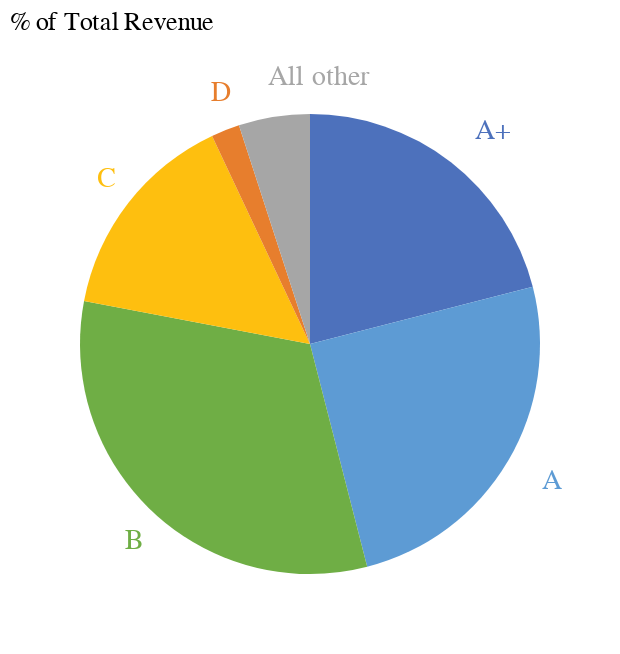

Notebook code for this chart:
### Markdown cell above
The pie chart above can now be easily modified to represent the percentage of total revenue.

### Code cell
# % of Revenue Pie Chart

base = alt.Chart(table_charts, title = alt.Title(r"% of Total Revenue",  anchor = 'start', fontWeight = 'normal')).encode(
    theta = alt.Theta("% Revenue:Q").stack(True),
    color = alt.Color('Tier',
                      scale = alt.Scale(range = ['#4d71bc', '#5d9bd4', '#6fae45', '#febf0f', '#e77e2d', '#a6a6a6']),
                      sort = None
                      ).legend(None),
    order = alt.Order(field ='Tier:O'))



pie = base.mark_arc(outerRadius = 115)
text = base.mark_text(radius = 135, size = 14, align = "left").encode(text = alt.Text("Tier"))


rev_pie = pie + text
rev_pie

### Figure 1 — Vega-Lite specification as saved in the notebook (floating-point values rounded to 4 significant figures)
{"config": {"view": {"continuousWidth": 300, "continuousHeight": 300}}, "layer": [{"mark": {"type": "arc", "outerRadius": 115}, "encoding": {"color": {"field": "Tier", "legend": null, "scale": {"range": ["#4d71bc", "#5d9bd4", "#6fae45", "#febf0f", "#e77e2d", "#a6a6a6"]}, "sort": null, "type": "nominal"}, "order": {"field": "Tier:O"}, "theta": {"field": "% Revenue", "stack": true, "type": "quantitative"}}, "title": {"text": "% of Total Revenue", "anchor": "start", "fontWeight": "normal"}}, {"mark": {"type": "text", "align": "left", "radius": 135, "size": 14}, "encoding": {"color": {"field": "Tier", "legend": null, "scale": {"range": ["#4d71bc", "#5d9bd4", "#6fae45", "#febf0f", "#e77e2d", "#a6a6a6"]}, "sort": null, "type": "nominal"}, "order": {"field": "Tier:O"}, "text": {"field": "Tier", "type": "nominal"}, "theta": {"field": "% Revenue", "stack": true, "type": "quantitative"}}, "title": {"text": "% of Total Revenue", "anchor": "start", "fontWeight": "normal"}}], "data": {"name": "data-35f9124c4b8dd7e8e6a83d69924ed8ee"}, "$schema": "https://vega.github.io/schema/vega-lite/v5.15.1.json", "datasets": {"data-35f9124c4b8dd7e8e6a83d69924ed8ee": [{"Tier": "A+", "# of Accounts": 19.0, "% Accounts": 1.746, "Revenue ($M)": 3.927, "% Revenue": 21.0}, {"Tier": "A", "# of Accounts": 77.0, "% Accounts": 7.077, "Revenue ($M)": 4.675, "% Revenue": 25.0}, {"Tier": "B", "# of Accounts": 338.0, "% Accounts": 31.07, "Revenue ($M)": 5.984, "% Revenue": 32.0}, {"Tier": "C", "# of Accounts": 425.0, "% Accounts": 39.06, "Revenue ($M)": 2.805, "% Revenue": 15.0}, {"Tier": "D", "# of Accounts": 24.0, "% Accounts": 2.206, "Revenue ($M)": 0.374, "% Revenue": 2.0}, {"Tier": "All other", "# of Accounts": 205.0, "% Accounts": 18.84, "Revenue ($M)": 0.935, "% Revenue": 5.0}]}}
